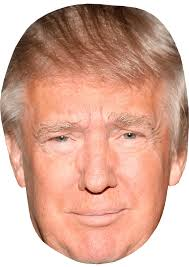
#> input picture Seminar 3 Dimension Reduction/trump.jpg, 189 x 267 px
$ jupyter execute --allow-errors eigenface.ipynb   (shell and % lines are left out)   (older library calls are emulated)
#> lines starting #> are read from the running program, lines starting #| are printed output that depends on the picture
# Demo of Eigenface

### By Yaohang Li

Demonstration of using PCA to generate eigenfaces from a training set and using eigenfaces to reconstruct human faces.

[cell 1]
import matplotlib.pyplot as plt

from sklearn.model_selection import train_test_split
from sklearn.datasets import fetch_lfw_people
from sklearn.metrics import classification_report
from sklearn.decomposition import PCA
from sklearn.neural_network import MLPClassifier

from PIL import Image

import numpy as np

[cell 2]
pca_size = 600

[cell 3]
# Visualization
def plot_gallery(images, h, w, rows=4, cols=4):
    plt.figure()
    for i in range(rows * cols):
        plt.subplot(rows, cols, i + 1)
        plt.imshow(images[i].reshape((h, w)), interpolation='nearest', aspect='auto', cmap=plt.cm.gray)
#         plt.title(titles[i])
        plt.xticks(())
        plt.yticks(())
    plt.show()

## Load face databases

#> (a cell that did not finish here is left out)

## Visualize the data

#> (a cell that did not finish here is left out)

## Calculate the eigenfaces using PCA

[cell 6]
# Compute a PCA
n_components = pca_size
#> (the rest of this cell did not finish here and is left out)

## Visualize the eigenfaces

#> (a cell that did not finish here is left out)

## Regenerate an image from test set using the eigenfaces

[cell 8]
fig = plt.figure()
#> (the rest of this cell did not finish here and is left out)

#> (a cell that did not finish here is left out)

[cell 10]
fig = plt.figure()
fig.show()
#> (the rest of this cell did not finish here and is left out)

## Regenerate President Trump's image from test set using the eigenfaces

[cell 11]
img = Image.open("trump.jpg") # open colour image
#> img is the input picture: PIL image 189x267 RGB; mean R, G, B 214.1, 168.4, 150.6
img = img.convert('L') # convert image to black and white
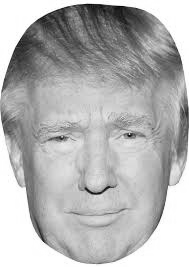
#> img: PIL image 189x267 L; min 3, max 255, mean 180
#> (the rest of this cell did not finish here and is left out)
